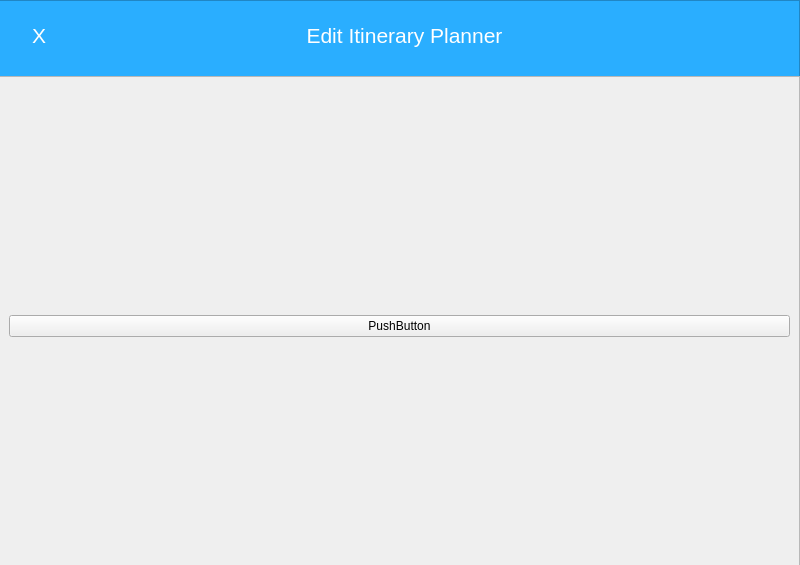
<?xml version="1.0" encoding="UTF-8"?>
<ui version="4.0">
 <class>Riwayat</class>
 <widget class="QMainWindow" name="Riwayat">
  <property name="geometry">
   <rect>
    <x>0</x>
    <y>0</y>
    <width>800</width>
    <height>565</height>
   </rect>
  </property>
  <property name="windowTitle">
   <string>MainWindow</string>
  </property>
  <widget class="QWidget" name="centralwidget">
   <widget class="QFrame" name="frame">
    <property name="geometry">
     <rect>
      <x>-1</x>
      <y>0</y>
      <width>801</width>
      <height>80</height>
     </rect>
    </property>
    <property name="styleSheet">
     <string notr="true">background-color: rgb(42, 174, 255);</string>
    </property>
    <property name="frameShape">
     <enum>QFrame::StyledPanel</enum>
    </property>
    <property name="frameShadow">
     <enum>QFrame::Raised</enum>
    </property>
    <widget class="QPushButton" name="pushButton">
     <property name="geometry">
      <rect>
       <x>10</x>
       <y>10</y>
       <width>60</width>
       <height>50</height>
      </rect>
     </property>
     <property name="styleSheet">
      <string notr="true">QPushButton{
color: white;
	background-color: rgb(42, 174, 255);
	border: none;
font: 16pt;
}
QPushButton:hover{
background-color: rgb(35, 148, 213);
}
QPushButton:pressed{
background-color: rgb(25, 105, 152);
}</string>
     </property>
     <property name="text">
      <string>X</string>
     </property>
     <property name="flat">
      <bool>true</bool>
     </property>
    </widget>
    <widget class="QLabel" name="label">
     <property name="geometry">
      <rect>
       <x>220</x>
       <y>10</y>
       <width>371</width>
       <height>50</height>
      </rect>
     </property>
     <property name="styleSheet">
      <string notr="true">QLabel{
background-color: rgb(42, 174, 255);
font: 16pt;
color: white;
}</string>
     </property>
     <property name="text">
      <string>Edit Itinerary Planner</string>
     </property>
     <property name="scaledContents">
      <bool>false</bool>
     </property>
     <property name="alignment">
      <set>Qt::AlignCenter</set>
     </property>
    </widget>
   </widget>
   <widget class="QScrollArea" name="scrollArea">
    <property name="geometry">
     <rect>
      <x>-1</x>
      <y>76</y>
      <width>801</width>
      <height>501</height>
     </rect>
    </property>
    <property name="widgetResizable">
     <bool>true</bool>
    </property>
    <widget class="QWidget" name="scrollAreaWidgetContents">
     <property name="geometry">
      <rect>
       <x>0</x>
       <y>0</y>
       <width>799</width>
       <height>499</height>
      </rect>
     </property>
     <layout class="QVBoxLayout" name="verticalLayout_3">
      <item>
       <widget class="QPushButton" name="pushButton_2">
        <property name="text">
         <string>PushButton</string>
        </property>
       </widget>
      </item>
     </layout>
    </widget>
   </widget>
  </widget>
 </widget>
 <resources/>
 <connections/>
</ui>
